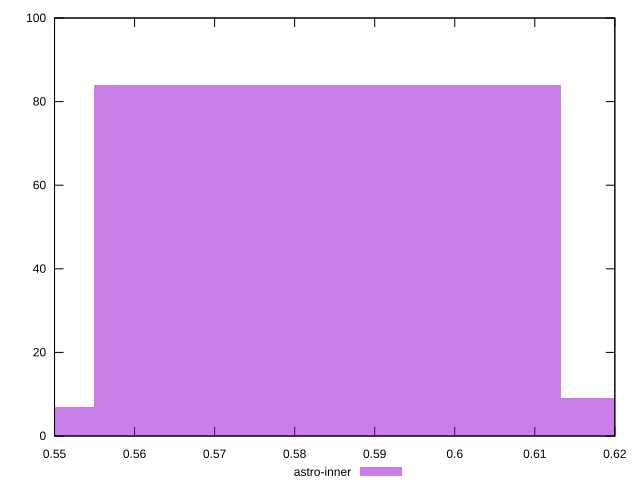

This chart was generated by the following gnuplot code:
reset

$astroInner <<EOF
0.5840914487952684 84
0.5256823039157416 7
0.6425005936747953 9
EOF

set key outside below
set boxwidth 0.05840914487952684
set xrange [0.55:0.62]
set yrange [0:100]
set trange [0:100]
set style fill transparent solid 0.5 noborder
set terminal svg size 640, 490 enhanced background rgb 'white'
set output "reports/report_00033_2021-03-01T14-23-16.841Z/meta/score/comparison/histogram/1_vs_2.svg"

plot $astroInner title "astro-inner" with boxes

reset
